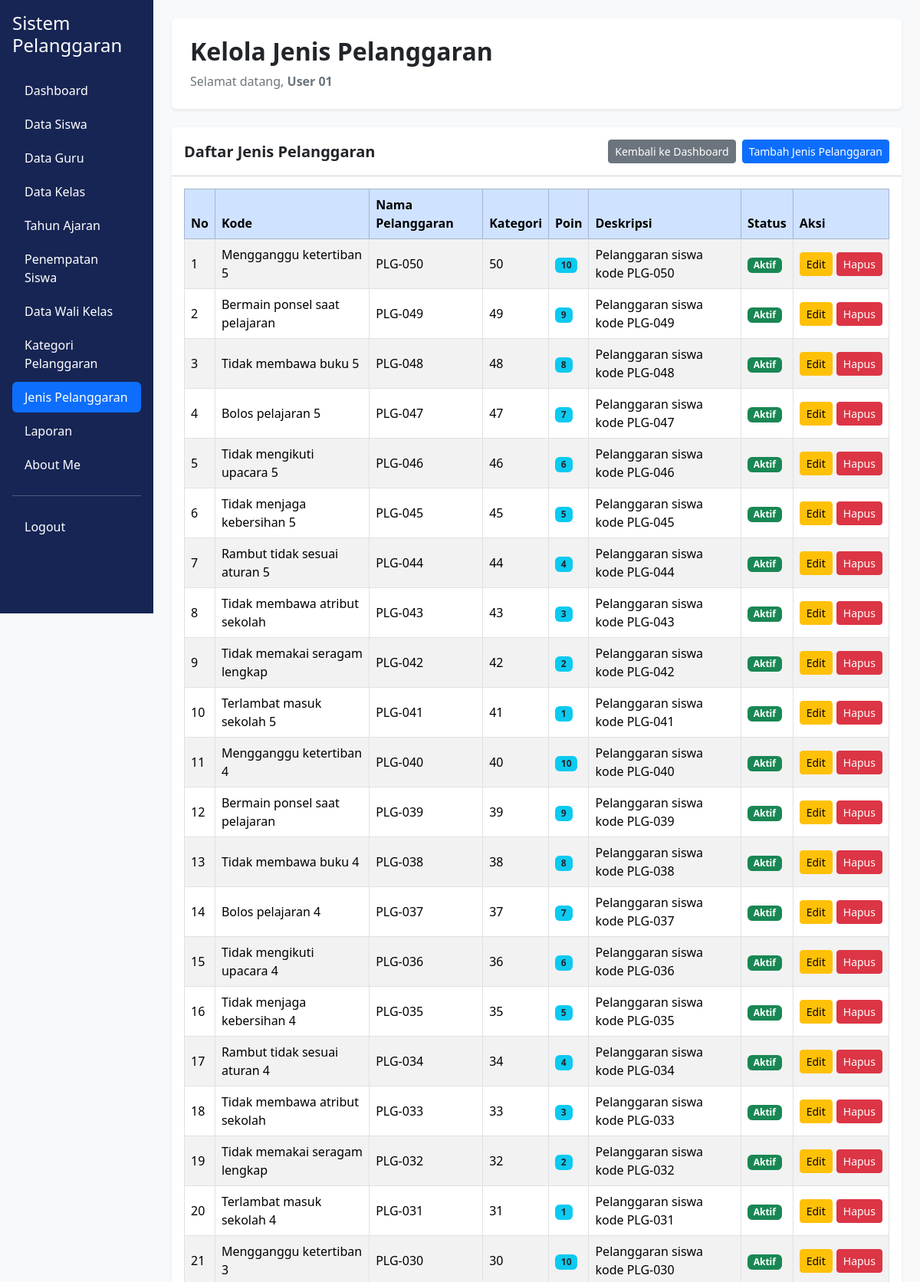
Screenshot of /data_jenis_pelanggaran.php (signed in, upper part) with the database file from the repository.
### tables this page shows
CREATE TABLE `t_pelanggaran` (
  `id` int(11) NOT NULL,
  `pelanggaran_kategori_id` int(11) NOT NULL,
  `kode` varchar(30) NOT NULL,
  `nama` varchar(150) NOT NULL,
  `poin` int(11) NOT NULL,
  `deskripsi` text NOT NULL,
  `status_aktif` tinyint(1) NOT NULL,
  `created_at` timestamp NOT NULL DEFAULT current_timestamp(),
  `updated_at` timestamp NOT NULL DEFAULT current_timestamp()
);

### data_jenis_pelanggaran.php (the view, shortened to what this page needs)
<?php
include "config/koneksi.php";
$nama_login = $_SESSION['name'] ?? 'Admin';
$query = mysqli_query($koneksi, "
    SELECT *
    FROM t_pelanggaran
    ORDER BY id DESC
");
?>
<!DOCTYPE html>
<html lang="id">
<head>
    <link href="https://cdn.jsdelivr.net/npm/bootstrap@5.3.8/dist/css/bootstrap.min.css"
          rel="stylesheet">
    <link rel="stylesheet"
          href="https://cdn.datatables.net/2.3.4/css/dataTables.dataTables.min.css">
</head>
<body class="bg-light">
<div class="container-fluid">
    <div class="row">
        <div class="col-md-3 col-lg-2 position-fixed top-0 start-0 vh-100 p-3 overflow-auto"
             style="background-color: #172554;">
            <h4 class="text-white mb-4">Sistem Pelanggaran</h4>
            <ul class="nav nav-pills flex-column gap-1">
                <li class="nav-item">
                    <a href="dashboard.php" class="nav-link text-white">
                        Dashboard
                    </a>
                </li>
                <li class="nav-item">
                    <a href="data_siswa.php" class="nav-link text-white">
                        Data Siswa
                    </a>
                </li>
                <li class="nav-item">
                    <a href="data_guru.php" class="nav-link text-white">
                        Data Guru
                    </a>
                </li>
                <li class="nav-item">
                    <a href="data_kelas.php" class="nav-link text-white">
                        Data Kelas
                    </a>
                </li>
                <li class="nav-item">
                    <a href="data_tahun_ajaran.php" class="nav-link text-white">
                        Tahun Ajaran
                    </a>
                </li>
                <li class="nav-item">
                    <a href="data_penempatan_siswa.php" class="nav-link text-white">
                        Penempatan Siswa
                    </a>
                </li>
                <li class="nav-item">
                    <a href="data_wali_kelas.php" class="nav-link text-white">
                        Data Wali Kelas
                    </a>
                </li>
                <li class="nav-item">
                    <a href="data_kategori_pelanggaran.php" class="nav-link text-white">
                        Kategori Pelanggaran
                    </a>
                </li>
                <li class="nav-item">
                    <a href="data_jenis_pelanggaran.php" class="nav-link active">
                        Jenis Pelanggaran
                    </a>
                </li>
                <li class="nav-item">
                    <a href="laporan.php" class="nav-link text-white">
                        Laporan
                    </a>
                </li>
                <li class="nav-item">
                    <a href="about_me.php" class="nav-link text-white">
                        About Me
                    </a>
                </li>
                <hr class="border-white">
                <li class="nav-item">
                    <a href="logout.php" class="nav-link text-white">
                        Logout
                    </a>
                </li>
            </ul>
        </div>
        <main class="col-md-9 col-lg-10 offset-md-3 offset-lg-2 p-4">
            <div class="bg-white rounded shadow-sm p-4 mb-4">
                <h2 class="fw-bold">Kelola Jenis Pelanggaran</h2>
                <p class="text-secondary mb-0">
                    Selamat datang,
                    <b><?= htmlspecialchars($nama_login); ?></b>
                </p>
            </div>
            <div class="card shadow-sm border-0">
                <div class="card-header bg-white py-3">
                    <div class="d-flex justify-content-between align-items-center flex-wrap gap-2">
                        <h5 class="mb-0 fw-bold">
                            Daftar Jenis Pelanggaran
                        </h5>
                        <div class="d-flex gap-2">
                            <a href="dashboard.php"
                               class="btn btn-secondary btn-sm">
                                Kembali ke Dashboard
                            </a>
                            <a href="tambah_jenis_pelanggaran.php"
                               class="btn btn-primary btn-sm">
                                Tambah Jenis Pelanggaran
                            </a>
                        </div>
                    </div>
                </div>
                <div class="card-body">
                    <div class="table-responsive">
                        <table id="tabelPelanggaran"
                               class="table table-bordered table-striped table-hover align-middle w-100">
                            <thead class="table-primary">
                                <tr>
                                    <th>No</th>
                                    <th>Kode</th>
                                    <th>Nama Pelanggaran</th>
                                    <th>Kategori</th>
                                    <th>Poin</th>
                                    <th>Deskripsi</th>
                                    <th>Status</th>
                                    <th>Aksi</th>
                                </tr>
                            </thead>
                            <tbody>
                                <?php
                                $no = 1;
                                while ($data = mysqli_fetch_assoc($query)) {
                                ?>
                                <tr>
                                    <td><?= $no++; ?></td>
                                    <td>
                                        <?= htmlspecialchars($data['kode'] ?? ''); ?>
                                    </td>
                                    <td>
                                        <?= htmlspecialchars($data['nama'] ?? ''); ?>
                                    </td>
                                    <td>
                                        <?= htmlspecialchars(
                                            $data['pelanggaran_kategori_id'] ?? ''
                                        ); ?>
                                    </td>
                                    <td>
                                        <span class="badge bg-info text-dark">
                                            <?= htmlspecialchars($data['poin'] ?? '0'); ?>
                                        </span>
                                    </td>
                                    <td>
                                        <?= htmlspecialchars($data['deskripsi'] ?? ''); ?>
                                    </td>
                                    <td>
                                        <?php
                                        if (($data['status_aktif'] ?? 0) == 1) {
                                        ?>
                                            <span class="badge bg-success">
                                                Aktif
                                            </span>
                                        <?php
                                        } else {
                                        ?>
                                            <span class="badge bg-secondary">
                                                Tidak Aktif
                                            </span>
                                        <?php
                                        }
                                        ?>
                                    </td>
                                    <td>
                                        <div class="aksi">
                                            <a href="edit_jenis_pelanggaran.php?id=<?= (int) $data['id']; ?>"
                                               class="btn btn-warning btn-sm">
                                                Edit
                                            </a>
                                            <a href="hapus_jenis_pelanggaran.php?id=<?= (int) $data['id']; ?>"
                                               class="btn btn-danger btn-sm"
                                               onclick="return confirm('Yakin ingin menghapus jenis pelanggaran ini?')">
                                                Hapus
                                            </a>
                                        </div>
                                    </td>
                                </tr>
                                <?php } ?>
                            </tbody>
                        </table>
                    </div>
                </div>
            </div>
        </main>
    </div>
</div>
</body>
</html>

### data_jenis_pelanggaran.php (style rules this page uses)
#tabelPelanggaran { width: 100%; }
#tabelPelanggaran th:last-child, #tabelPelanggaran td:last-child { min-width: 125px; white-space: nowrap; }
#tabelPelanggaran .aksi { display: flex; flex-wrap: nowrap; align-items: center; gap: 5px; }
#tabelPelanggaran .aksi .btn { flex-shrink: 0; }

### rows the page displays
t_pelanggaran: kode "Mengganggu ketertiban 5", nama "PLG-050", pelanggaran_kategori "50", poin "10", deskripsi "Pelanggaran siswa kode PLG-050", status_aktif "Aktif"
t_pelanggaran: kode "Bermain ponsel saat pelajaran", nama "PLG-049", pelanggaran_kategori "49", poin "9", deskripsi "Pelanggaran siswa kode PLG-049", status_aktif "Aktif"
t_pelanggaran: kode "Tidak membawa buku 5", nama "PLG-048", pelanggaran_kategori "48", poin "8", deskripsi "Pelanggaran siswa kode PLG-048", status_aktif "Aktif"
t_pelanggaran: kode "Bolos pelajaran 5", nama "PLG-047", pelanggaran_kategori "47", poin "7", deskripsi "Pelanggaran siswa kode PLG-047", status_aktif "Aktif"
t_pelanggaran: kode "Tidak mengikuti upacara 5", nama "PLG-046", pelanggaran_kategori "46", poin "6", deskripsi "Pelanggaran siswa kode PLG-046", status_aktif "Aktif"
t_pelanggaran: kode "Tidak menjaga kebersihan 5", nama "PLG-045", pelanggaran_kategori "45", poin "5", deskripsi "Pelanggaran siswa kode PLG-045", status_aktif "Aktif"
t_pelanggaran: kode "Rambut tidak sesuai aturan 5", nama "PLG-044", pelanggaran_kategori "44", poin "4", deskripsi "Pelanggaran siswa kode PLG-044", status_aktif "Aktif"
t_pelanggaran: kode "Tidak membawa atribut sekolah", nama "PLG-043", pelanggaran_kategori "43", poin "3", deskripsi "Pelanggaran siswa kode PLG-043", status_aktif "Aktif"
t_pelanggaran: kode "Tidak memakai seragam lengkap", nama "PLG-042", pelanggaran_kategori "42", poin "2", deskripsi "Pelanggaran siswa kode PLG-042", status_aktif "Aktif"
t_pelanggaran: kode "Terlambat masuk sekolah 5", nama "PLG-041", pelanggaran_kategori "41", poin "1", deskripsi "Pelanggaran siswa kode PLG-041", status_aktif "Aktif"
t_pelanggaran: kode "Mengganggu ketertiban 4", nama "PLG-040", pelanggaran_kategori "40", poin "10", deskripsi "Pelanggaran siswa kode PLG-040", status_aktif "Aktif"
t_pelanggaran: kode "Bermain ponsel saat pelajaran", nama "PLG-039", pelanggaran_kategori "39", poin "9", deskripsi "Pelanggaran siswa kode PLG-039", status_aktif "Aktif"
t_pelanggaran: kode "Tidak membawa buku 4", nama "PLG-038", pelanggaran_kategori "38", poin "8", deskripsi "Pelanggaran siswa kode PLG-038", status_aktif "Aktif"
t_pelanggaran: kode "Bolos pelajaran 4", nama "PLG-037", pelanggaran_kategori "37", poin "7", deskripsi "Pelanggaran siswa kode PLG-037", status_aktif "Aktif"
t_pelanggaran: kode "Tidak mengikuti upacara 4", nama "PLG-036", pelanggaran_kategori "36", poin "6", deskripsi "Pelanggaran siswa kode PLG-036", status_aktif "Aktif"
t_pelanggaran: kode "Tidak menjaga kebersihan 4", nama "PLG-035", pelanggaran_kategori "35", poin "5", deskripsi "Pelanggaran siswa kode PLG-035", status_aktif "Aktif"
t_pelanggaran: kode "Rambut tidak sesuai aturan 4", nama "PLG-034", pelanggaran_kategori "34", poin "4", deskripsi "Pelanggaran siswa kode PLG-034", status_aktif "Aktif"
t_pelanggaran: kode "Tidak membawa atribut sekolah", nama "PLG-033", pelanggaran_kategori "33", poin "3", deskripsi "Pelanggaran siswa kode PLG-033", status_aktif "Aktif"
t_pelanggaran: kode "Tidak memakai seragam lengkap", nama "PLG-032", pelanggaran_kategori "32", poin "2", deskripsi "Pelanggaran siswa kode PLG-032", status_aktif "Aktif"
t_pelanggaran: kode "Terlambat masuk sekolah 4", nama "PLG-031", pelanggaran_kategori "31", poin "1", deskripsi "Pelanggaran siswa kode PLG-031", status_aktif "Aktif"
t_pelanggaran: kode "Mengganggu ketertiban 3", nama "PLG-030", pelanggaran_kategori "30", poin "10", deskripsi "Pelanggaran siswa kode PLG-030", status_aktif "Aktif"

### other values shown
$nama_login "User 01"
